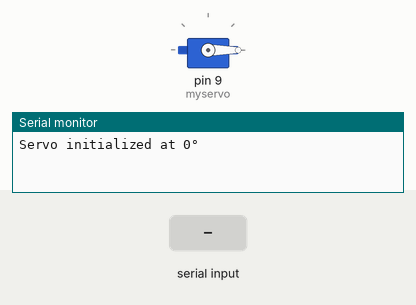
Bench run of a sketch on a simulated Arduino Uno, built with avr-gcc and run on an emulated ATmega328P. Parts: servo, the last lines printed to the serial monitor. The test bench sets the inputs (shaded band).

Above: at 1.2 s.
1.3 s: "o" received over Serial
At 1.45 s:
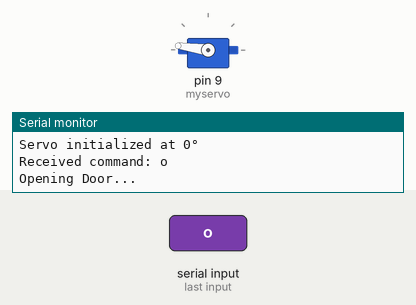
4.3 s: "c" received over Serial
At 5.31 s:
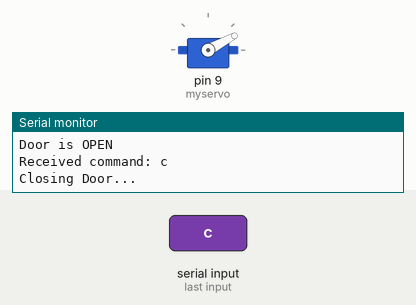
Timing chart, 0 to 9.1 s (numbered marks = the images above; inputs shaded):
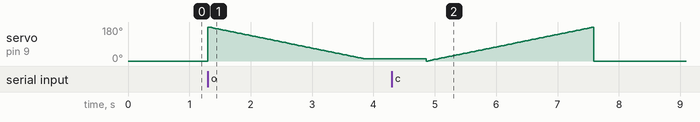

The sketch:

arduino_face_recogn_door_lock.ino
```cpp
// //LDR gives out analog voltage when connected to 5v(VCC)

// //servo motor
// #include <Servo.h>
// Servo myservo;  // create servo object to control a servo
// int pos = 0;

// //ldr and bulb control pins
// const int ledPin=2;
// const int ldrPin=A0; //analog input

// void setup()
// {
//   Serial.begin(9600);

// //  pinMode(ledPin,OUTPUT);
// //  pinMode(ldrPin,INPUT);

//   myservo.attach(9);
//   myservo.write(pos);
// }
// void loop()
// {
//     //Control Bulb based on LDR
// //  int ldrStatus=analogRead(ldrPin);
// //  Serial.println(ldrStatus);
// //  if(ldrStatus<=550)   //when it's dark less conductivity(low voltage)
// //  {
// //    digitalWrite(ledPin,1);
// //    Serial.println("Dark outside, Bulb is ON");
// //  }
// //  else
// //  {
// //    digitalWrite(ledPin,0);
// //    Serial.println("Bright outside");
// //  }


//     //Unlock and lock door(servo motor mechanism) based on Face Recognition
//   if(Serial.available())
//   {
//     char char_data=Serial.read(); //read one byte from serial buffer and save it to the variable
//     if(char_data=='o')
//     {
//       openlock();
//     }
//     else if(char_data=='c')
//     {
//       closelock();
//     }
//     delay(500);
//   }
// }

// void openlock()
// {
//   if(pos==0)
//   {
//     pos=90;
//     myservo.write(pos);
//     Serial.println("DOOR OPEN");
//   }
//   else
//   {
//     Serial.println("DOOR ALREADY OPEN");
//   }
// }

// void closelock()
// {
//   if(pos==90)
//   {
//     pos=0;
//     myservo.write(pos);
//     Serial.println("Door CLOSED");
//   }
//   else
//   {
//     Serial.println("DOOR ALREADY CLOSED");
//   }
// }
//LDR gives out analog voltage when connected to 5v(VCC)

// //servo motor
// #include <Servo.h>
// Servo myservo;  // create servo object to control a servo
// int pos = 0;

// //ldr and bulb control pins
// const int ledPin=13;
// const int ldrPin=A5; //analog input

// void setup()
// {
//   Serial.begin(9600);

//   pinMode(ledPin,OUTPUT);
//   pinMode(ldrPin,INPUT);

//   myservo.attach(9);
//   myservo.write(pos);
// }
// void loop()
// {
//     //Control Bulb based on LDR
//   int ldrStatus=analogRead(ldrPin);
//   Serial.println(ldrStatus);
//   if(ldrStatus<=550)   //when it's dark less conductivity(low voltage)
//   {
//     digitalWrite(ledPin,1);
//     Serial.println("Dark outside, Bulb is ON");
//   }
//   else
//   {
//     digitalWrite(ledPin,0);
//     Serial.println("Bright outside");
//   }


//     //Unlock and lock door(servo motor mechanism) based on Face Recognition
//   if(Serial.available())
//   {
//     char char_data=Serial.read(); //read one byte from serial buffer and save it to the variable
//     while (Serial.available()) Serial.read();
//     if(char_data=='o')
//     {
//       openlock();
//     }
//     else if(char_data=='c')
//     {
//       closelock();
//     }
//     delay(500);
//   }
// }

// void openlock()
// {

//     pos=180;
//     myservo.write(pos);
//     Serial.println("DOOR OPEN");


//     Serial.println("DOOR ALREADY OPEN");

// }

// void closelock()
// {
//   if(pos==90)
//   {
//     pos=0;
//     myservo.write(pos);
//     Serial.println("Door CLOSED");
//   }
//   else
//   {
//     Serial.println("DOOR ALREADY CLOSED");
//   }
// }

// #include <Servo.h>

// Servo myservo;  // create servo object to control a servo
// int pos = 0;

// void setup() {
//   Serial.begin(9600);
//   myservo.attach(9);
//   myservo.write(pos); // Initialize servo position
//   Serial.println("Servo initialized");
// }

// void loop() {
//     // Check for serial input
//     if (Serial.available()) {
//         char char_data = Serial.read(); // Read one byte from serial buffer
//         while (Serial.available()) Serial.read(); // Clear any extra bytes in buffer

//         Serial.print("Received command: ");
//         Serial.println(char_data);

//         if (char_data == 'o') {
//             openlock();
//         }
//         else if (char_data == 'c') {
//             closelock();
//         }
//     }
// }

// void openlock() {
//     if (pos != 180) {  // Only move if not already open
//         pos = 180;
//         myservo.write(pos);
//         Serial.println("DOOR OPEN");
//         delay(2000);  // Allow servo to move
//     } else {
//         Serial.println("DOOR ALREADY OPEN");
//     }
// }

// void closelock() {
//     if (pos != 0) {  // Only move if not already closed
//         pos = 0;
//         myservo.write(pos);
//         Serial.println("Door CLOSED");
//         delay(1000);  // Allow servo to move
//     } else {
//         Serial.println("DOOR ALREADY CLOSED");
//     }
// }

// #include <Servo.h>

// Servo servo;
// int angle = 10;

// void setup() {
//   servo.attach(8);
//   servo.write(angle);
// }


// void loop()
// {
//  // scan from 0 to 180 degrees
//   for(angle = 10; angle < 180; angle++)
//   {
//     servo.write(angle);
//     delay(15);
//   }
//   // now scan back from 180 to 0 degrees
//   for(angle = 180; angle > 10; angle--)
//   {
//     servo.write(angle);
//     delay(15);
//   }
// }
#include <Servo.h>

Servo myservo;
int pos = 0;
int angle = 10;

void setup() {
    Serial.begin(115200); // Increased baud rate for reliability
    myservo.attach(9);
    myservo.write(pos);
    Serial.println("Servo initialized at 0°");
}

void loop() {
    if (Serial.available() > 0) {
        char char_data = Serial.read();
        Serial.print("Received command: ");
        Serial.println(char_data);

        if (char_data == 'o') {

            openlock();
        }
        else if (char_data == 'c') {
            closelock();
        }
    }
}

void openlock() {
    Serial.println("Opening Door...");
   //now scan back from 180 to 0 degrees
  for(angle = 180; angle > 10; angle--)
  {
    myservo.write(angle);
    delay(15);
  }
    delay(1000);  // Allow servo time to move
    Serial.println("Door is OPEN");
}

void closelock() {
    Serial.println("Closing Door...");
 for(angle = 0; angle <= 180; angle++)
  {
    myservo.write(angle);
    delay(15);
  }
    myservo.write(0);
    delay(1000);
    Serial.println("Door is CLOSED");
}
```
